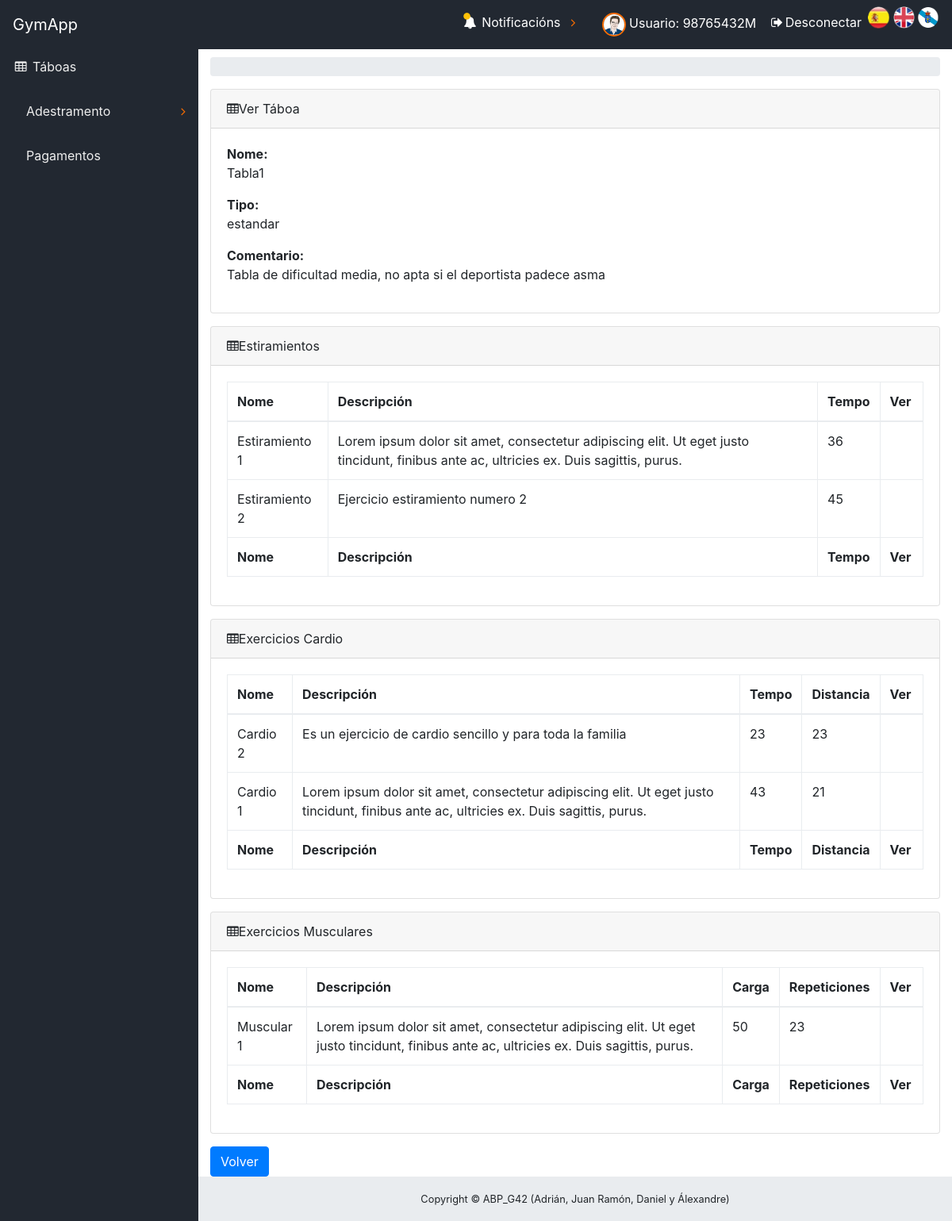
Screenshot of /ABP/index.php?controller=Tabla&action=TablaView&idTabla=1 (signed in) with the database file from the repository.
### tables this page shows
CREATE TABLE `usuario` (
  `dni` varchar(10) NOT NULL,
  `nombre` varchar(50) NOT NULL,
  `apellidos` varchar(50) NOT NULL,
  `edad` tinyint(4) DEFAULT NULL,
  `contrasena` varchar(128) NOT NULL,
  `email` varchar(100) DEFAULT NULL,
  `telefono` varchar(20) NOT NULL,
  `fechaAlta` date NOT NULL,
  `fotoperfil` varchar(200) DEFAULT NULL
);

CREATE TABLE `tabla` (
  `idTabla` bigint(20) NOT NULL,
  `tipo` enum('estandar','personalizada') NOT NULL,
  `comentario` text,
  `nombre` varchar(50) NOT NULL,
  `dniSuperUsuario` varchar(10) NOT NULL
);

CREATE TABLE `ejercicio` (
  `idEjercicio` bigint(20) NOT NULL,
  `nombre` varchar(50) DEFAULT NULL,
  `descripcion` text,
  `video` varchar(50) DEFAULT NULL,
  `imagen` varchar(50) DEFAULT NULL
);

CREATE TABLE `estiramiento_tabla` (
  `id` bigint(20) NOT NULL,
  `idEstiramiento` bigint(20) NOT NULL,
  `idTabla` bigint(20) NOT NULL,
  `tiempo` int(11) NOT NULL
);

CREATE TABLE `cardio_tabla` (
  `id` bigint(20) NOT NULL,
  `idCardio` bigint(20) NOT NULL,
  `idTabla` bigint(11) NOT NULL,
  `tiempo` int(11) DEFAULT NULL,
  `distancia` int(11) DEFAULT NULL
);

CREATE TABLE `muscular_tabla` (
  `id` bigint(20) NOT NULL,
  `idMuscular` bigint(20) NOT NULL,
  `idTabla` bigint(20) NOT NULL,
  `carga` int(11) NOT NULL,
  `repeticiones` int(11) NOT NULL
);

### ABP/view/tabla/tablaSHOWCURRENT.php (the view, shortened to what the rows shown need)
<?php
require_once(__DIR__."/../../core/ViewManager.php");
    $view = ViewManager::getInstance();
    $tabla = $view->getVariable("tabla");
    $estiramientos = $view->getVariable("estiramientos");
    $cardios = $view->getVariable("cardios");
    $musculares = $view->getVariable("musculares");
?>
<div class="content-wrapper">
    <div class="container-fluid">
        <div class="card mb-3">
            <div class="card-body">
                <b><?= i18n("Nombre") ?>:</b> <p><?php echo $tabla->getNombre(); ?></p>
                <b><?= i18n("Tipo") ?>:</b> <p><?php echo $tabla->getTipo(); ?></p>
                <b><?= i18n("Comentario") ?>:</b><p> <?php echo $tabla->getComentario(); ?></p>
            </div>
        </div>
         <div class="card mb-3">
                    <div class="card-body">
                        <div class="table-responsive">
                            <table class="table table-bordered" id="dataTable1" width="100%" cellspacing="0" >
                                <thead>
                                    <tr>
                                        <th><?= i18n("Nombre") ?></th>
                                        <th><?= i18n("Descripción") ?></th>
                                        <th><?= i18n("Tiempo") ?></th>
                                        <th><?= i18n("Ver") ?></th>
                                    </tr>
                                </thead>
                                <tfoot>
                                     <tr>
                                        <th><?= i18n("Nombre") ?></th>
                                        <th><?= i18n("Descripción") ?></th>
                                        <th><?= i18n("Tiempo") ?></th>
                                        <th><?= i18n("Ver") ?></th>
                                    </tr>
                                </tfoot>
                                <tbody>
<?php
                                foreach($estiramientos as $estiramiento)
                                {
?>
                                    <tr>
                                        <td><?php echo $estiramiento->getNombre(); ?></td>
                                        <td><?php echo $estiramiento->getDescripcion(); ?></td>
                                        <td><?php echo $estiramiento->getTiempo(); ?></td>
                                        <td>
                                           <a  data-toggle="modal" data-target="#ModalEjercicio" data-ejercicio-nombre="<?php echo $estiramiento->getNombre(); ?>" data-descripcion="<?php echo $estiramiento->getDescripcion(); ?>" data-imagen="<?php echo $estiramiento->getImagen(); ?>" data-video="<?php echo $estiramiento->getVideo(); ?>" onclick="mostrarModalEjercicio();" ><span id="icon-ver" class="icon-eye-plus"></span>
                                            </a>
                                        </td>
                                    </tr>
<?php
                                }
?>
                                </tbody>
                            </table>
                        </div>
                    </div>
                </div>
                <div class="card mb-3">
                    <div class="card-body">
                        <div class="table-responsive">
                            <table class="table table-bordered" id="dataTable2" width="100%" cellspacing="0" >
                                <thead>
                                    <tr>
                                        <th><?= i18n("Nombre") ?></th>
                                        <th><?= i18n("Descripción") ?></th>
                                        <th><?= i18n("Tiempo") ?></th>
                                        <th><?= i18n("Distancia") ?></th>
                                        <th><?= i18n("Ver") ?></th>
                                    </tr>
                                </thead>
                                <tfoot>
                                     <tr>
                                        <th><?= i18n("Nombre") ?></th>
                                        <th><?= i18n("Descripción") ?></th>
                                        <th><?= i18n("Tiempo") ?></th>
                                        <th><?= i18n("Distancia") ?></th>
                                        <th><?= i18n("Ver") ?></th>
                                    </tr>
                                </tfoot>
                                <tbody>
<?php
                                foreach($cardios as $cardio)
                                {
?>
                                    <tr>
                                        <td><?php echo $cardio->getNombre(); ?></td>
                                        <td><?php echo $cardio->getDescripcion(); ?></td>
                                        <td><?php echo $cardio->getTiempo(); ?></td>
                                        <td><?php echo $cardio->getDistancia(); ?></td>
                                        <td>
                                             <a  data-toggle="modal" data-target="#ModalEjercicio" data-ejercicio-nombre="<?php echo $cardio->getNombre(); ?>" data-descripcion="<?php echo $cardio->getDescripcion(); ?>" data-imagen="<?php echo $cardio->getImagen(); ?>" data-video="<?php echo $cardio->getVideo(); ?>" onclick="mostrarModalEjercicio();" ><span id="icon-ver" class="icon-eye-plus"></span>
                                            </a>
                                        </td>
                                    </tr>
<?php
                                }
?>
                                </tbody>
                            </table>
                        </div>
                    </div>
                </div>
                <div class="card mb-3">
                    <div class="card-body">
                        <div class="table-responsive">
                            <table class="table table-bordered" id="dataTable3" width="100%" cellspacing="0" >
                                <thead>
                                    <tr>
                                        <th><?= i18n("Nombre") ?></th>
                                        <th><?= i18n("Descripción") ?></th>
                                        <th><?= i18n("Carga") ?></th>
                                        <th><?= i18n("Repeticiones") ?></th>
                                        <th><?= i18n("Ver") ?></th>
                                    </tr>
                                </thead>
                                <tfoot>
                                     <tr>
                                        <th><?= i18n("Nombre") ?></th>
                                        <th><?= i18n("Descripción") ?></th>
                                        <th><?= i18n("Carga") ?></th>
                                        <th><?= i18n("Repeticiones") ?></th>
                                        <th><?= i18n("Ver") ?></th>
                                    </tr>
                                </tfoot>
                                <tbody>
<?php
                                foreach($musculares as $muscular)
                                {
?>
                                    <tr>
                                        <td><?php echo $muscular->getNombre(); ?></td>
                                        <td><?php echo $muscular->getDescripcion(); ?></td>
                                        <td><?php echo $muscular->getCarga(); ?></td>
                                        <td><?php echo $muscular->getRepeticiones(); ?></td>
                                        <td>
                                            <a  data-toggle="modal" data-target="#ModalEjercicio" data-ejercicio-nombre="<?php echo $muscular->getNombre(); ?>" data-descripcion="<?php echo $muscular->getDescripcion(); ?>" data-imagen="<?php echo $muscular->getImagen(); ?>" data-video="<?php echo $muscular->getVideo(); ?>" onclick="mostrarModalEjercicio();" ><span id="icon-ver" class="icon-eye-plus"></span>
                                            </a>
                                        </td>
                                    </tr>
<?php
                                }
?>
                                </tbody>
                            </table>
                        </div>
                    </div>
                </div>
    </div>
</div>

### ABP/view/layouts/menuSuperior.php (shortened to what the rows shown need)
<html>
    <link rel="stylesheet" type="text/css" href="./view/Icons/icomoon/style.css">
    <link rel="stylesheet" type="text/css" href="./view/Icons/icomoon/modifyIcon.css">
                    <li class="nav-item" data-toggle="tooltip">
                        <a class="nav-link" href="./index.php?controller=Usuario&amp;action=UsuarioView&amp;dni=<?php echo $_SESSION['currentuser'];?>">
                            <?php require_once './model/UsuarioMapper.php';
                            $UsuarioMapper = new UsuarioMapper();
                            $fotoperfil = $UsuarioMapper->obtenerFotoPerfil();
                            ?>
                            <img class="imgRedonda" src="<?php echo $fotoperfil; ?>" height="40" width="40">
                            <span class="nav-link-text"> <?= i18n("Usuario");?>: <?php echo $_SESSION['currentuser']; ?></span>
                        </a>
                    </li>
                    <li class="nav-item">
                        <a class="nav-link" data-toggle="modal" data-target="#exampleModal">
                            <i class="fa fa-fw fa-sign-out"></i><?= i18n("Desconectar") ?>
                        </a>
                    </li>
<html>

### rows the page displays
usuario: fotoperfil (picture)
tabla: nombre "Tabla1", tipo "estandar", comentario "Tabla de dificultad media, no apta si el deportista padece asma"
ejercicio: nombre "Estiramiento 1", descripcion "Lorem ipsum dolor sit amet, consectetur adipiscing elit. Ut eget justo tincidunt, finibus ante ac, ultricies ex. Duis sagittis, purus."
estiramiento_tabla: tiempo "36"
ejercicio: nombre "Estiramiento 2", descripcion "Ejercicio estiramiento numero 2"
estiramiento_tabla: tiempo "45"
ejercicio: nombre "Cardio 2", descripcion "Es un ejercicio de cardio sencillo y para toda la familia"
cardio_tabla: tiempo "23", distancia "23"
ejercicio: nombre "Cardio 1", descripcion "Lorem ipsum dolor sit amet, consectetur adipiscing elit. Ut eget justo tincidunt, finibus ante ac, ultricies ex. Duis sagittis, purus."
cardio_tabla: tiempo "43", distancia "21"
ejercicio: nombre "Muscular 1", descripcion "Lorem ipsum dolor sit amet, consectetur adipiscing elit. Ut eget justo tincidunt, finibus ante ac, ultricies ex. Duis sagittis, purus."
muscular_tabla: carga "50", repeticiones "23"

### other values shown
i18n("GymApp") "GymApp"
i18n("Tablas") "Táboas"
i18n("Entrenamiento") "Adestramento"
i18n("Pagos") "Pagamentos"
i18n("Notificaciones") "Notificacións"
i18n("Usuario") "Usuario"
$_SESSION['currentuser'] "98765432M"
i18n("Desconectar") "Desconectar"
i18n("Ver Tabla") "Ver Táboa"
i18n("Nombre") "Nome"
i18n("Tipo") "Tipo"
i18n("Comentario") "Comentario"
i18n("Estiramientos") "Estiramientos"
i18n("Descripción") "Descripción"
i18n("Tiempo") "Tempo"
